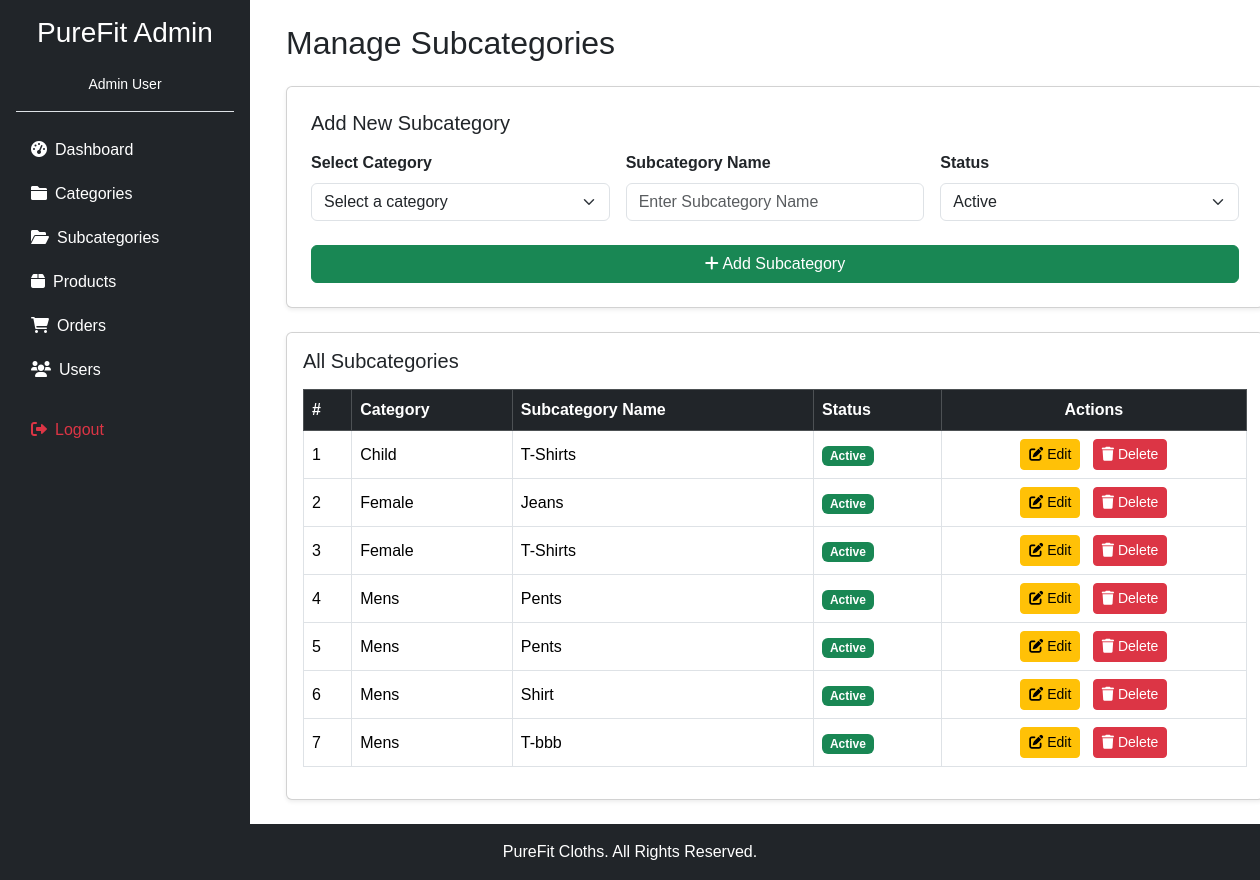
Screenshot of /admin/manage_subcategories.php (signed in) with the database file from the repository.
### tables this page shows
CREATE TABLE `subcategories` (
  `subcategory_id` int(11) NOT NULL,
  `category_id` int(11) NOT NULL,
  `subcategory_name` varchar(100) NOT NULL,
  `is_active` tinyint(1) NOT NULL DEFAULT 1,
  `created_at` timestamp NOT NULL DEFAULT current_timestamp(),
  `updated_at` timestamp NOT NULL DEFAULT current_timestamp() ON UPDATE current_timestamp()
);

CREATE TABLE `categories` (
  `category_id` int(11) NOT NULL,
  `subcategory _id` int(11) DEFAULT NULL,
  `name` varchar(100) NOT NULL,
  `description` text DEFAULT NULL,
  `is_active` tinyint(1) NOT NULL DEFAULT 1,
  `created_at` timestamp NOT NULL DEFAULT current_timestamp(),
  `updated_at` timestamp NOT NULL DEFAULT current_timestamp() ON UPDATE current_timestamp()
);

### admin/manage_subcategories.php (the view, shortened to what this page needs)
<?php
include 'layout.php';
?>
<div class="container-fluid">
    <h2 class="mb-4">Manage Subcategories</h2>
    <div class="card p-4 mb-4 shadow-sm">
        <h5 class="mb-3">Add New Subcategory</h5>
        <form method="POST" action="" id="subcategoryForm" onsubmit="return validateSubcategory()" novalidate>
            <div class="row g-3">
                <div class="col-lg-4 col-md-6 col-12">
                    <label class="form-label"><strong>Select Category</strong></label>
                    <select class="form-select" name="category_id" required>
                        <option value="">Select a category</option>
                    </select>
                </div>
                <div class="col-lg-4 col-md-6 col-12">
                    <label class="form-label"><strong>Subcategory Name</strong></label>
                    <input type="text" class="form-control" name="subcategory_name" placeholder="Enter Subcategory Name" required>
                </div>
                <div class="col-lg-4 col-md-6 col-12">
                    <label class="form-label"><strong>Status</strong></label>
                    <select class="form-select" name="status">
                        <option value="Active">Active</option>
                    </select>
                </div>
                <div class="col-12">
                    <button type="submit" class="btn btn-success mt-2 w-100 w-md-auto">
                        <i class="fas fa-plus"></i> Add Subcategory
                    </button>
                </div>
            </div>
        </form>
    </div>
    <div class="card shadow-sm p-3">
        <h5 class="mb-3">All Subcategories</h5>
        <div class="table-responsive">
            <table class="table table-bordered table-hover align-middle">
                <thead class="table-dark">
                    <tr>
                        <th>#</th>
                        <th>Category</th>
                        <th>Subcategory Name</th>
                        <th>Status</th>
                        <th class="text-center">Actions</th>
                    </tr>
                </thead>
                <tbody>
                    <?php
                    $query = "SELECT s.*, c.name as category_name
                             FROM subcategories s
                             JOIN categories c ON s.category_id = c.category_id
                             ORDER BY c.name, s.subcategory_name";
                    $result = mysqli_query($conn, $query);
                    $count = 1;
                    while($row = mysqli_fetch_assoc($result)) {
                        echo "<tr>";
                        echo "<td>" . $count++ . "</td>";
                        echo "<td>" . htmlspecialchars($row['category_name']) . "</td>";
                        echo "<td>" . htmlspecialchars($row['subcategory_name']) . "</td>";
                        echo "<td><span class='badge " . ($row['is_active'] ? 'bg-success' : 'bg-danger') . "'>" .
                             ($row['is_active'] ? 'Active' : 'Inactive') . "</span></td>";
                        echo "<td class='text-center'>
                                <button class='btn btn-warning btn-sm me-2' onclick='editSubcategory(" . json_encode($row) . ")'>
                                    <i class='fas fa-edit'></i> Edit
                                </button>
                                <button class='btn btn-danger btn-sm' onclick='deleteSubcategory(" . $row['subcategory_id'] . ")'>
                                    <i class='fas fa-trash'></i> Delete
                                </button>
                             </td>";
                        echo "</tr>";
                    }
                    ?>
                </tbody>
            </table>
        </div>
    </div>
</div>
<?php include 'footer.php'; ?>

### admin/layout.php (style rules this page uses)
body { font-family: Arial, sans-serif; }

### rows the page displays
subcategories: category.name "Child", subcategory_name "T-Shirts", is_active "Active"
subcategories: category.name "Female", subcategory_name "Jeans", is_active "Active"
subcategories: category.name "Female", subcategory_name "T-Shirts", is_active "Active"
subcategories: category.name "Mens", subcategory_name "Pents", is_active "Active"
subcategories: category.name "Mens", subcategory_name "Pents", is_active "Active"
subcategories: category.name "Mens", subcategory_name "Shirt", is_active "Active"
subcategories: category.name "Mens", subcategory_name "T-bbb", is_active "Active"

### other values shown
$_SESSION['admin_name'] "Admin User"
